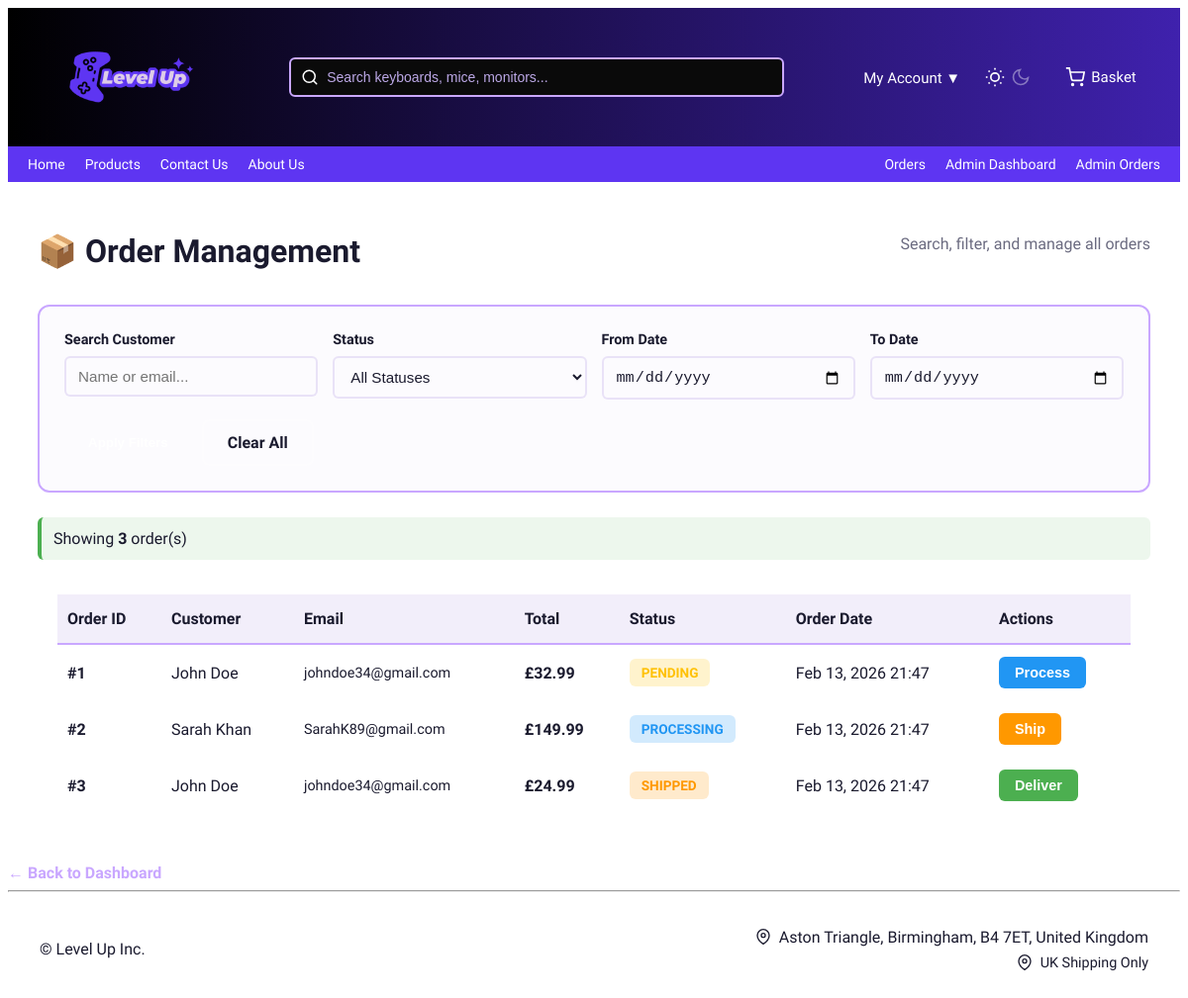
Screenshot of /public/index.php?page=admin-orders (signed in) with the database file from the repository.
### tables this page shows
CREATE TABLE orders (
  order_id INT AUTO_INCREMENT PRIMARY KEY,
  user_id INT NOT NULL,
  total_price DECIMAL(10,2) NOT NULL,

  status ENUM( 'pending',
    'processing',
    'shipped',
    'delivered',
    'returned'
  ) DEFAULT 'pending',

  address_id INT NULL,
  payment_id INT NULL,

  processed_at TIMESTAMP NULL,
  shipped_at TIMESTAMP NULL,
  delivered_at TIMESTAMP NULL,

  created_at TIMESTAMP DEFAULT CURRENT_TIMESTAMP,

  shipping_address TEXT NOT NULL,
  payment_summary VARCHAR(100) NOT NULL,

  FOREIGN KEY (user_id) REFERENCES users(user_id),
  FOREIGN KEY (address_id) REFERENCES addresses(address_id),
  FOREIGN KEY (payment_id) REFERENCES payment_methods(payment_id)
);

CREATE TABLE users (
  user_id INT AUTO_INCREMENT PRIMARY KEY,
  name VARCHAR(100) NOT NULL,
  email VARCHAR(150) NOT NULL UNIQUE,
  password VARCHAR(255) NOT NULL,
  role ENUM('customer','admin') DEFAULT 'customer',
  phone VARCHAR(20),

  password_changed BOOLEAN DEFAULT 0,
  last_login TIMESTAMP NULL,

  created_at TIMESTAMP DEFAULT CURRENT_TIMESTAMP
);

### src/Controllers/AdminOrderController.php (called while the page is built, shortened)
<?php
class AdminOrderController extends BaseAdminController {
    public function index() {
    $db = Database::getInstance()->getConnection();
        $orders = [];
        $sql = " SELECT
                o.order_id,
                o.total_price,
                o.status,
                o.created_at,
                u.name AS customer_name,
                u.email AS customer_email
            FROM orders o
            LEFT JOIN users u ON o.user_id = u.user_id
            WHERE 1=1
        ";
        $params = [];
        $sql .= " ORDER BY o.created_at DESC";
        try {
            $stmt = $db->prepare($sql);
            $stmt->execute($params);
            $orders = $stmt->fetchAll(PDO::FETCH_ASSOC);
        } catch (PDOException $e) {
            error_log("Orders query error: " . $e->getMessage());
            $orders = [];
        }
        include __DIR__ . '/../../templates/admin/orders.php';
    }
}
?>

### templates/admin/orders.php (the view, shortened to what this page needs)
<?php include __DIR__ . '/../header.php'; ?>
<div class="admin-orders-container">
    <div class="admin-header">
        <h1>📦 Order Management</h1>
        <p>Search, filter, and manage all orders</p>
    </div>
    <div class="filter-section">
        <form method="GET" action="index.php" class="filter-form">
            <div class="filter-row">
                <div class="filter-group">
                    <label> Search Customer</label>
                    <input type="text" name="search" placeholder="Name or email..."
                           value="<?= htmlspecialchars($_GET['search'] ?? '') ?>">
                </div>
                <div class="filter-group">
                    <label> Status</label>
                    <select name="status">
                        <option value="">All Statuses</option>
                    </select>
                </div>
                <div class="filter-group">
                    <label> From Date</label>
                    <input type="date" name="date_from" value="<?= htmlspecialchars($_GET['date_from'] ?? '') ?>">
                </div>
                <div class="filter-group">
                    <label> To Date</label>
                    <input type="date" name="date_to" value="<?= htmlspecialchars($_GET['date_to'] ?? '') ?>">
                </div>
            </div>
            <div class="filter-actions">
                <button type="submit" class="btn-filter">Apply Filters</button>
                <a href="index.php?page=admin-orders" class="btn-clear">Clear All</a>
            </div>
        </form>
    </div>
    <div class="results-summary">
        <p>Showing <strong><?= isset($orders) ? count($orders) : 0 ?></strong> order(s)</p>
    </div>
    <div class="table-container">
        <table class="admin-table">
            <thead>
                <tr>
                    <th>Order ID</th>
                    <th>Customer</th>
                    <th>Email</th>
                    <th>Total</th>
                    <th>Status</th>
                    <th>Order Date</th>
                    <th>Actions</th>
                </tr>
            </thead>
            <tbody>
                <?php if (empty($orders)): ?>
                    <tr>
                        <td colspan="7" class="no-results">No orders found matching your criteria</td>
                    </tr>
                <?php else: ?>
                    <?php foreach ($orders as $order): ?>
                        <tr class="order-row clickable-row"
                        data-href="index.php?page=admin-order-view&id=<?= (int)$order['order_id'] ?>">
                            <td><strong>#<?= (int)$order['order_id'] ?></strong></td>
                            <td><?= htmlspecialchars($order['customer_name'] ?? 'Unknown') ?></td>
                            <td class="email-cell"><?= htmlspecialchars($order['customer_email'] ?? 'N/A') ?></td>
                            <td class="price-cell">£<?= number_format((float)$order['total_price'], 2) ?></td>
                            <td>
                                <span class="status-badge status-<?= htmlspecialchars($order['status']) ?>">
                                    <?= ucfirst(htmlspecialchars($order['status'])) ?>
                                </span>
                            </td>
                            <td><?= date('M d, Y H:i', strtotime($order['created_at'])) ?></td>
                            <td class="actions-cell">
                                <?php if ($order['status'] === 'pending'): ?>
                                    <form method="POST" style="display:inline;">
                                        <button type="submit" name="process_order" class="btn-action btn-process"> Process</button>
                                    </form>
                                <?php elseif ($order['status'] === 'processing'): ?>
                                    <form method="POST" style="display:inline;">
                                        <button type="submit" name="update_status" class="btn-action btn-ship"> Ship</button>
                                    </form>
                                <?php elseif ($order['status'] === 'shipped'): ?>
                                    <form method="POST" style="display:inline;">
                                        <button type="submit" name="update_status" class="btn-action btn-deliver"> Deliver</button>
                                    </form>
                                <?php else: ?>
                                    <span class="text-muted">Completed</span>
                                <?php endif; ?>
                            </td>
                        </tr>
                    <?php endforeach; ?>
                <?php endif; ?>
            </tbody>
        </table>
    </div>
</div>
<a href="index.php?page=dashboard" class="btn-secondary">
   ← Back to Dashboard
</a>
<?php include __DIR__ . '/../footer.php'; ?>

### public/assets/css/style.css (style rules this page uses)
:root { --bg-primary: #ffffff; --bg-secondary: #f5f5f5; --text-primary: #1a1a2e; --text-secondary: #6b6b80; --highlight-color: #5e35f2; --highlight-dark: #3f21ad; --danger: #ff4f4f; --lavender: #C9A7FF; --border-color: #e6e6ee; --shadow: 0 4px 16px rgba(0,0,0,0.06); --shadow-lg: 0 12px 40px rgba(0,0,0,0.12); }
body { background-color: var(--bg-primary); color: var(--text-primary); font-family: "Science Gothic", sans-serif; font-optical-sizing: auto; font-weight: 300; font-variation-settings: "slnt" 0, "wdth" 100, "CTRS" 0; transition: background-color 0.3s, color 0.3s; }

### public/assets/css/admin.css (style rules this page uses)
.admin-orders-container { max-width: 1400px; margin: 0 auto; padding: 30px; }
.admin-header { margin-bottom: 30px; }
.admin-header h1 { color: var(--text-primary); margin-bottom: 5px; }
.admin-header p { color: var(--text-secondary); }
.filter-section { background: rgba(188, 168, 230, 0.05); border: 2px solid var(--lavender); border-radius: 12px; padding: 25px; margin-bottom: 25px; }
.filter-form { display: flex; flex-direction: column; gap: 20px; }
.filter-row { display: grid; grid-template-columns: repeat(auto-fit, minmax(200px, 1fr)); gap: 15px; }
.filter-group { display: flex; flex-direction: column; gap: 8px; }
.filter-group label { color: var(--text-primary); font-weight: 600; font-size: 0.9rem; }
.filter-group input, .filter-group select { padding: 10px 12px; border: 2px solid rgba(188, 168, 230, 0.3); border-radius: 6px; background: rgba(255, 255, 255, 0.05); color: var(--text-primary); font-size: 0.95rem; }
.filter-actions { display: flex; gap: 10px; }
.btn-filter, .btn-clear { padding: 12px 24px; border-radius: 8px; font-weight: 600; cursor: pointer; transition: all 0.3s ease; text-decoration: none; display: inline-block; border: none; }
.btn-filter { background: var(--highlight); color: white; }
.btn-clear { background: rgba(255, 255, 255, 0.1); color: var(--text-primary); border: 2px solid rgba(255, 255, 255, 0.2); }
.results-summary { margin-bottom: 15px; padding: 12px; background: rgba(76, 175, 80, 0.1); border-left: 4px solid #4caf50; border-radius: 6px; }
.clickable-row { cursor: pointer; transition: background 0.2s ease; }
.results-summary p { margin: 0; color: var(--text-primary); }
.table-container { overflow-x: auto; background: rgba(255, 255, 255, 0.02); border-radius: 12px; padding: 20px; }
.admin-table { width: 100%; border-collapse: collapse; }
.admin-table thead { background: rgba(188, 168, 230, 0.2); }
.admin-table th { padding: 15px; text-align: left; color: var(--text-primary); font-weight: 600; border-bottom: 2px solid var(--lavender); }
.admin-table td { padding: 15px; border-bottom: 1px solid rgba(255, 255, 255, 0.1); color: var(--text-primary); }
.email-cell { font-size: 0.9rem; color: var(--text-secondary); }
.price-cell { font-weight: 600; color: var(--highlight); }
.status-badge { padding: 6px 12px; border-radius: 6px; font-size: 0.85rem; font-weight: 600; text-transform: uppercase; white-space: nowrap; }
.status-pending { background: rgba(255, 193, 7, 0.2); color: #ffc107; }
.status-processing { background: rgba(33, 150, 243, 0.2); color: #2196F3; }
.status-shipped { background: rgba(255, 152, 0, 0.2); color: #ff9800; }
.actions-cell { white-space: nowrap; }
.btn-action { padding: 8px 16px; border: none; border-radius: 6px; font-weight: 600; cursor: pointer; transition: all 0.3s ease; font-size: 0.9rem; }
.btn-process { background: #2196F3; color: white; }
.btn-ship { background: #ff9800; color: white; }
.btn-deliver { background: #4caf50; color: white; }
.btn-secondary { color: var(--lavender); text-decoration: none; font-weight: 600; }
.status-badge { padding: 6px 12px; border-radius: 6px; font-size: 0.85rem; font-weight: 600; white-space: nowrap; }
.price-cell, .value-cell { font-weight: 600; color: var(--highlight); }
.admin-header { margin-bottom: 30px; display: flex; justify-content: space-between; align-items: center; flex-wrap: wrap; gap: 15px; }
.filter-row { display: grid; grid-template-columns: repeat(auto-fit, minmax(250px, 1fr)); gap: 15px; }
.admin-table th { padding: 15px 10px; text-align: left; color: var(--text-primary); font-weight: 600; border-bottom: 2px solid var(--lavender); white-space: nowrap; }
.admin-table td { padding: 12px 10px; border-bottom: 1px solid rgba(255, 255, 255, 0.1); color: var(--text-primary); }
.price-cell { font-weight: 600; }
.status-badge { padding: 6px 12px; border-radius: 6px; font-size: 0.85rem; font-weight: 600; white-space: nowrap; display: inline-block; }

### rows the page displays
orders: order_id "1", user.name "John Doe", user.email "johndoe34@gmail.com", total_price "32.99", status "PENDING", created_at "Feb 13, 2026 21:47"
orders: order_id "2", user.name "Sarah Khan", user.email "SarahK89@gmail.com", total_price "149.99", status "PROCESSING", created_at "Feb 13, 2026 21:47"
orders: order_id "3", user.name "John Doe", user.email "johndoe34@gmail.com", total_price "24.99", status "SHIPPED", created_at "Feb 13, 2026 21:47"

### other values shown
count($orders) "3"
